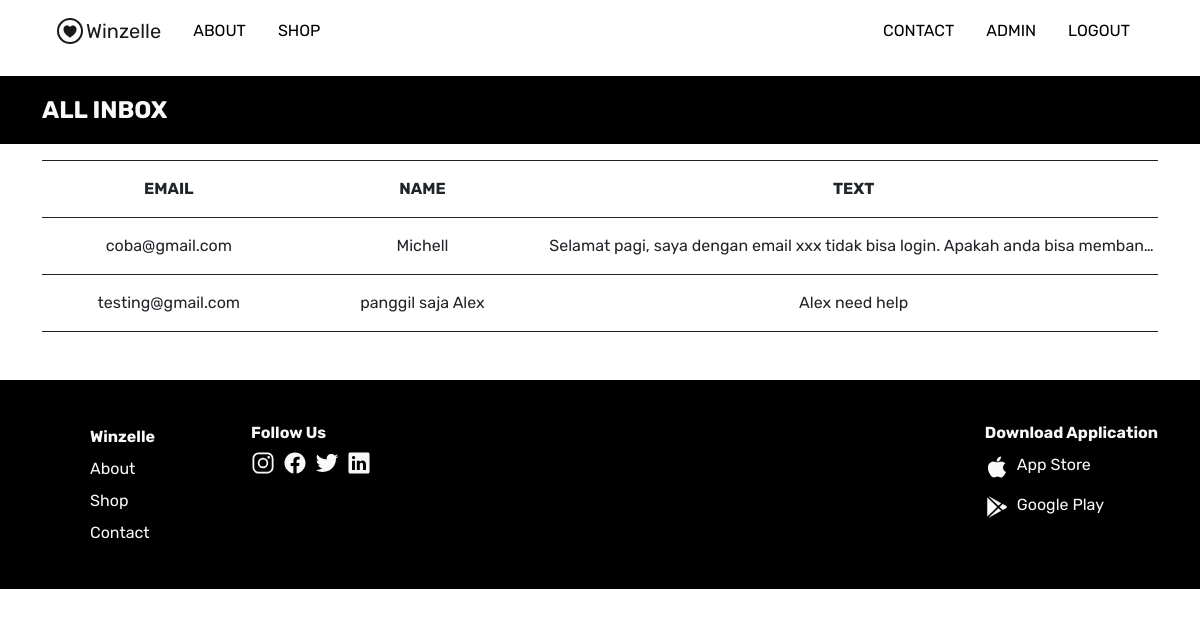
The app's page /html/admin_contact.php (signed in) with its own data.
### tables this page shows
CREATE TABLE `user` (
  `userID` int(11) NOT NULL,
  `userName` varchar(255) NOT NULL,
  `userEmail` varchar(255) NOT NULL,
  `userPassword` varchar(255) NOT NULL,
  `userAddress` varchar(255) NOT NULL,
  `userProfile` varchar(255) NOT NULL DEFAULT 'default.jpg',
  `userLevel` int(11) NOT NULL DEFAULT 0,
  `userSlug` varchar(255) DEFAULT NULL
);

CREATE TABLE `contact` (
  `contactID` int(11) NOT NULL,
  `contactEmail` varchar(255) NOT NULL,
  `contactName` varchar(255) NOT NULL,
  `contactText` varchar(255) NOT NULL
);

### controllers/crud.php (called while the page is built, shortened)
<?php
    $con = mysqli_connect('localhost', 'root', '', 'winzelle');
    function read($query){
        global $con;
        $query = mysqli_query($con, $query);
        $datas = [];
        while($data = mysqli_fetch_assoc($query)){
            $datas[] = $data;
        }
        return $datas;
    }
?>

### controllers/display.php (called while the page is built, shortened)
<?php
    include_once 'crud.php';
    function getAllData($get, $from){
        return read("SELECT $get FROM $from");
    }
    function getData($get, $from,  $condition){
        return read("SELECT $get FROM $from WHERE $condition");
    }
?>

### html/admin_contact.php (the view, shortened to what this page needs)
<?php
    include_once '../controllers/display.php';
    if(isset($_SESSION['login'])){
        if($_SESSION['userLevel'] != 0){
            $contact = getAllData("*", "contact");
        }
        else header("Location: ../index.php");
    }
    else header("Location: ../index.php");
?>
<!DOCTYPE html>
<html lang="en">
<head>
    <link href="https://cdn.jsdelivr.net/npm/bootstrap@5.0.2/dist/css/bootstrap.min.css" rel="stylesheet">
    <link rel="stylesheet" href="../css/style.css">
</head>
<body>
    <div class="container">
        <?php include 'partials/navbar_user1.php' ?>
    </div>
    <div class="text-center bg-black my-3">
        <div class="container">
            <div class="d-flex w-100 py-3">
                <b class="text-light text-uppercase fs-4">All Inbox</b>
            </div>
        </div>
    </div>
    <div class="container">
        <?php if(!count($contact)) : ?>
            <p class="container fs-1 text-uppercase text-center m-auto my-5">-- empty --</p>
        <?php else: ?>
            <div class="w-100 d-flex py-3 text-uppercase border-0 border-top border-bottom border-dark">
                <div class="w-25 text-center fw-bold">Email</div>
                <div class="w-25 text-center fw-bold">Name</div>
                <div class="w-60 text-center fw-bold">Text</div>
            </div>
            <?php foreach($contact as $c) :?>
                <div class="w-100 d-flex py-3 border-0 border-bottom border-dark">
                    <div class="w-25 text-center text-truncate"><?= $c['contactEmail'] ?></div>
                    <div class="w-25 text-center text-truncate"><?= $c['contactName'] ?></div>
                    <div class="w-60 text-center text-truncate"><?= $c['contactText'] ?></div>
                </div>
            <?php endforeach; ?>
        <?php endif; ?>
    </div>
</body>
</html>

### html/partials/navbar_user1.php (shortened to what this page needs)
<?php
    if(isset($_SESSION['login'])){
        $id = $_SESSION['userID'];
        $user = getData("*", "user", "userID LIKE '$id'")[0];
    }
?>
<?php if(!isset($_SESSION['login'])): ?>
    <nav class="navbar navbar-expand-lg navbar-light">
        <div class="container-fluid">
            <a href="../index.php" class="navbar-brand text-black d-flex align-items-center"><ion-icon name="heart-circle-outline"></ion-icon>Winzelle</a>
            <button class="navbar-toggler" type="button" data-bs-toggle="collapse" data-bs-target="#navbarSupportedContent" aria-controls="navbarSupportedContent" aria-expanded="false" aria-label="Toggle navigation">
                <span class="navbar-toggler-icon"></span>
            </button>
            <div class="navbar-collapse css-nav d-flex justify-content-between align-items-center" id="navbarSupportedContent">
                <div class="d-flex">
                    <a class="text-uppercase text-decoration-none text-black mx-3" href="../index.php#about">About</a>
                    <a class="text-uppercase text-decoration-none text-black mx-3" href="../index.php#shop">Shop</a>
                </div>
                <div class="d-flex align-items-center">
                    <a class="text-uppercase text-decoration-none text-black mx-3" href="contact.php">Contact</a>
                    <a class="text-uppercase text-decoration-none text-black mx-3" href="login.php">Login</a>
                    <a class="text-uppercase text-decoration-none text-black mx-3" href="regist.php">Register</a>
                </div>
            </div>
        </div>
    </nav>
<?php else: ?>
    <?php if(!$_SESSION['userLevel']): ?>
        <nav class="navbar navbar-expand-lg navbar-light">
            <div class="container-fluid">
                <a href="../index.php" class="navbar-brand text-black d-flex align-items-center"><ion-icon name="heart-circle-outline"></ion-icon>Winzelle</a>
                <button class="navbar-toggler" type="button" data-bs-toggle="collapse" data-bs-target="#navbarSupportedContent" aria-controls="navbarSupportedContent" aria-expanded="false" aria-label="Toggle navigation">
                    <span class="navbar-toggler-icon"></span>
                </button>
                <div class="navbar-collapse css-nav d-flex justify-content-between align-items-center" id="navbarSupportedContent">
                    <div class="d-flex">
                        <a class="text-uppercase text-decoration-none text-black mx-3" href="../index.php#about">About</a>
                        <a class="text-uppercase text-decoration-none text-black mx-3" href="../index.php#shop">Shop</a>
                    </div>
                    <div class="d-flex align-items-center">
                        <a class="text-uppercase text-decoration-none text-black mx-3" href="contact.php">Contact</a>
                        <a class="text-uppercase text-decoration-none text-black mx-3" href="cart.php"><ion-icon name="cart-outline" class="fs-3"></ion-icon></a>
                        <a class="text-uppercase text-decoration-none text-black mx-3 text-truncate" href="profile.php"><?= $user['userName'] ?></a>
                        <a class="text-uppercase text-decoration-none text-black mx-3" href="logout.php">Logout</a>
                    </div>
                </div>
            </div>
        </nav>
    <?php else: ?>
        <nav class="navbar navbar-expand-lg navbar-light">
            <div class="container-fluid">
                <a href="../index.php" class="navbar-brand text-black d-flex align-items-center"><ion-icon name="heart-circle-outline"></ion-icon>Winzelle</a>
                <div class="navbar-collapse css-nav d-flex justify-content-between align-items-center" id="navbarSupportedContent">
                    <div class="d-flex">
                        <a class="text-uppercase text-decoration-none text-black mx-3" href="../index.php#about">About</a>
                        <a class="text-uppercase text-decoration-none text-black mx-3" href="../index.php#shop">Shop</a>
                    </div>
                    <div class="d-flex align-items-center">
                        <a class="text-uppercase text-decoration-none text-black mx-3" href="admin_contact.php">Contact</a>
                        <a class="text-uppercase text-decoration-none text-black mx-3 text-truncate" href="admin_productManagement.php"><?= $user['userName'] ?></a>
                        <a class="text-uppercase text-decoration-none text-black mx-3" href="logout.php">Logout</a>
                    </div>
                </div>
            </div>
        </nav>
    <?php endif; ?>
<?php endif; ?>

### css/style.css (style rules this page uses)
body { font-family: 'Rubik', sans-serif; }
.container { font-family: 'Rubik', sans-serif; margin-top: 0.1em; }
.navbar-brand ion-icon { font-size: 2rem; }
.css-footer { display: flex; justify-content: space-between; }
.bg-black { background-color: black; }
.w-25 { width: 25%; }
.w-60 { width: 60%; }
.text-black { color: black; }

### records on screen
user: userName "ADMIN"
contact: contactEmail "coba@gmail.com", contactName "Michell", contactText "Selamat pagi, saya dengan email xxx tidak bisa login. Apakah anda bisa memban…"
contact: contactEmail "testing@gmail.com", contactName "panggil saja Alex", contactText "Alex need help"
